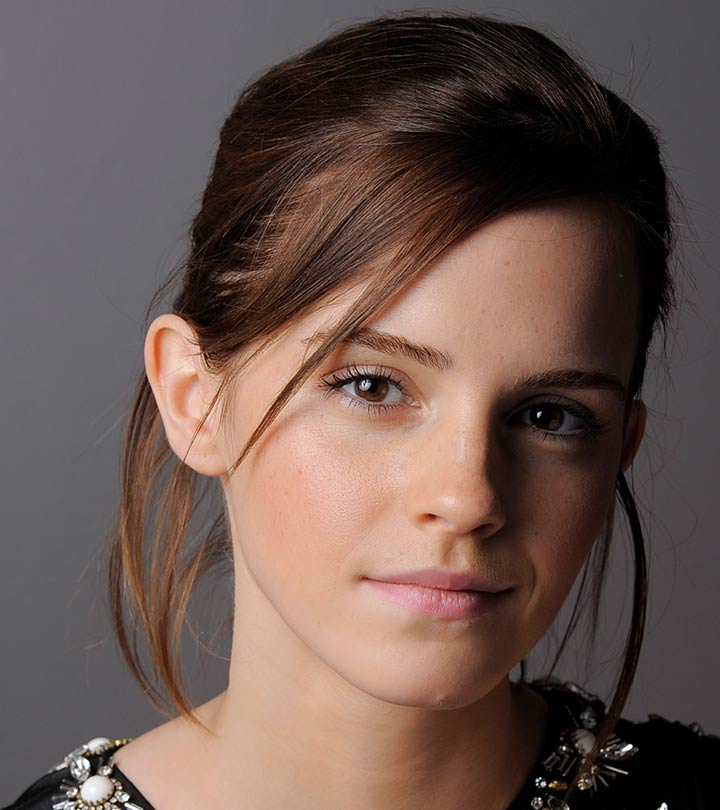
#> input picture emma.jpg, 720 x 810 px
$ jupyter execute question12.ipynb
#> lines starting #> are read from the running program, lines starting #| are printed output that depends on the picture
[cell 1]
import cv2
import numpy as np
import matplotlib.pyplot as plt

# -------- Load Image --------
img = cv2.imread('emma.jpg', cv2.IMREAD_GRAYSCALE)
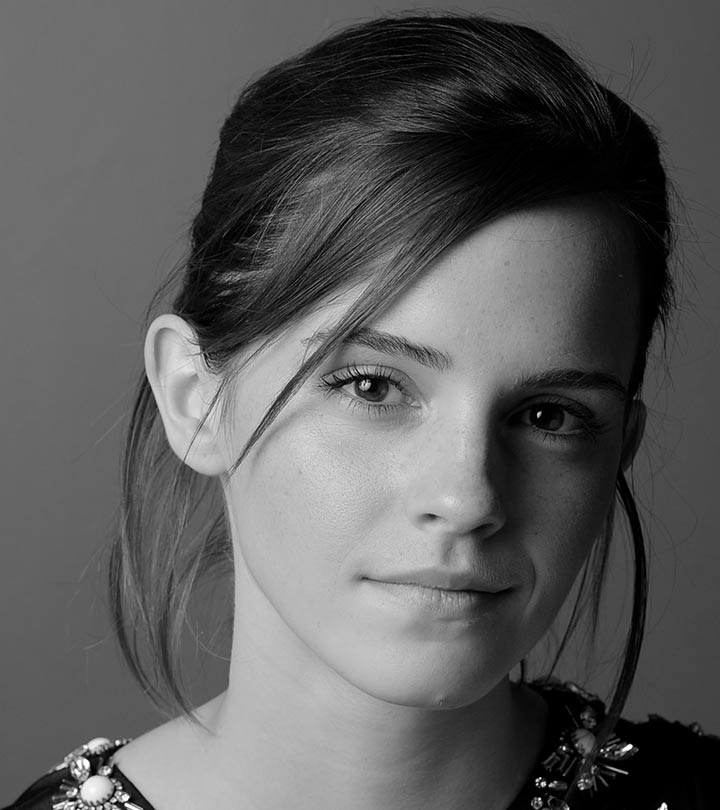
#> img: shape (810, 720); min 0, max 255, mean 92.3

# Convert to float (avoid log(0))
img = img.astype(np.float32) + 1

# -------- Step 1: Log Transform --------
log_img = np.log(img)
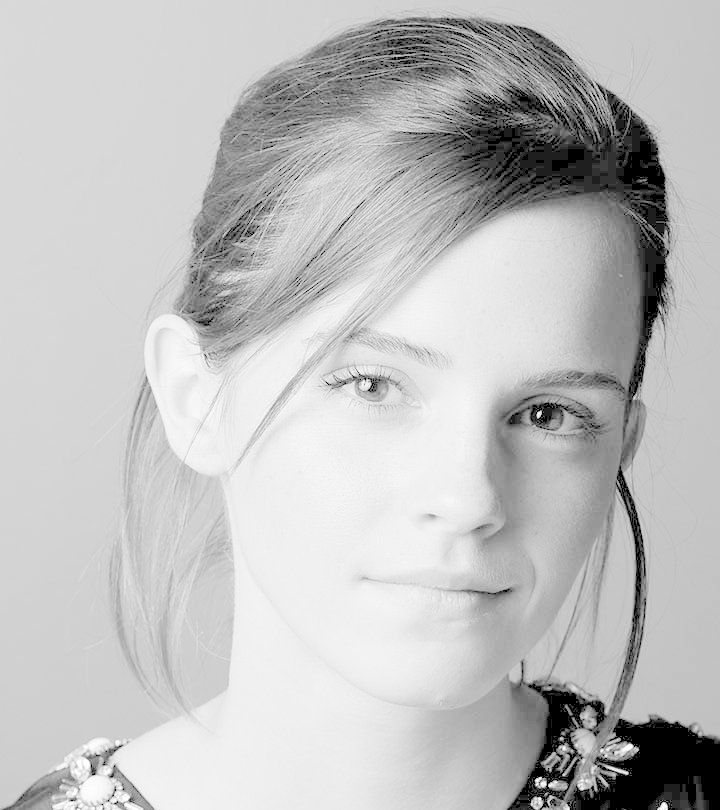
#> log_img: shape (810, 720) float32; min 0, max 5.55, mean 4.17; drawn with min black and max white

# -------- Step 2: Fourier Transform --------
dft = np.fft.fft2(log_img)
dft_shift = np.fft.fftshift(dft)

# -------- Step 3: Create High-Pass Filter (FIXED) --------
rows, cols = img.shape
#> rows = 810; cols = 720
crow, ccol = rows // 2, cols // 2
#> crow = 405; ccol = 360

sigma = 30

# Correct meshgrid (IMPORTANT FIX)
x = np.arange(cols)
#> x = 720 values from 0 to 719
y = np.arange(rows)
#> y = 810 values from 0 to 809
X, Y = np.meshgrid(x, y)

# Distance from center
D2 = (X - ccol)**2 + (Y - crow)**2

# Gaussian High-pass filter
H = 1 - np.exp(-D2 / (2 * sigma**2))

# -------- Step 4: Apply Filter --------
filtered = dft_shift * H

# -------- Step 5: Inverse Fourier --------
inv_shift = np.fft.ifftshift(filtered)
inv_img = np.fft.ifft2(inv_shift)
inv_img = np.real(inv_img)
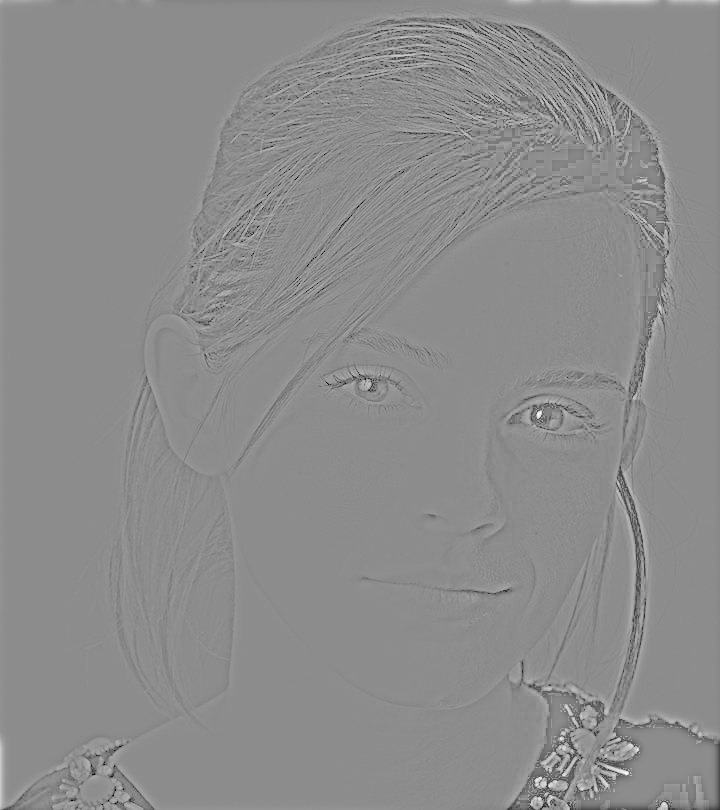
#> inv_img: shape (810, 720) float64; min -4.68, max 3.81, mean -3.9e-19; drawn with min black and max white

# -------- Step 6: Exponential --------
exp_img = np.exp(inv_img)
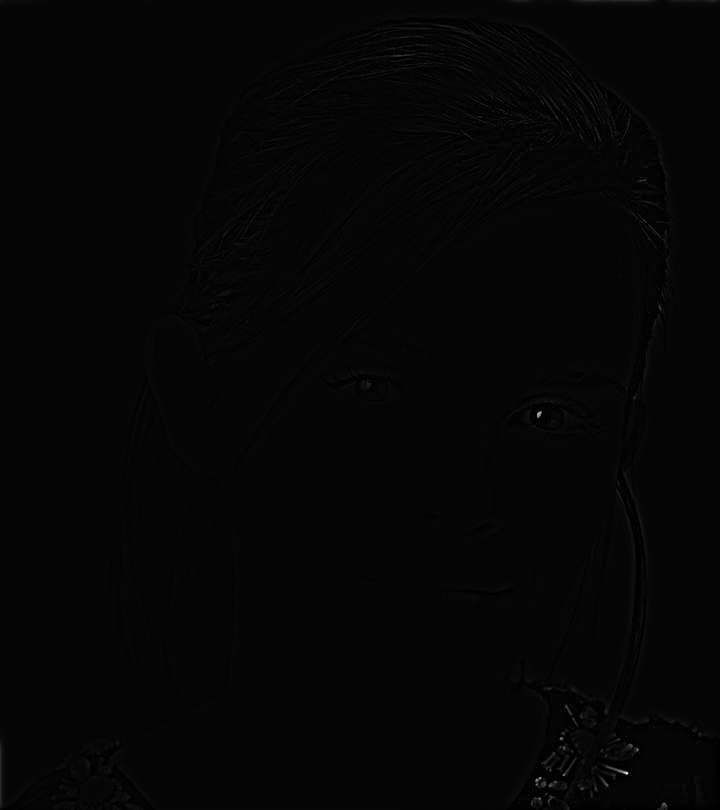
#> exp_img: shape (810, 720) float64; min 0.00929, max 45.2, mean 1.1; drawn with min black and max white

# -------- Step 7: Normalize --------
result = cv2.normalize(exp_img, None, 0, 255, cv2.NORM_MINMAX)
result = result.astype(np.uint8)

# -------- Display --------
plt.figure(figsize=(10,4))

plt.subplot(1,2,1)
plt.imshow(img, cmap='gray')
plt.title("Original")
plt.axis('off')

plt.subplot(1,2,2)
plt.imshow(result, cmap='gray')
plt.title("Homomorphic Filtered")
plt.axis('off')

plt.show()

$ run again, with highlights_and_shadows.jpg copied over emma.jpg
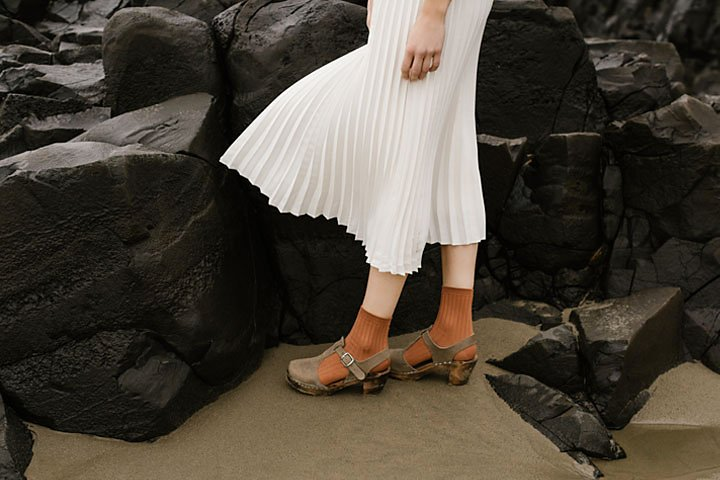
#> input picture highlights_and_shadows.jpg, 720 x 480 px
#> `inv_img = np.real(inv_img)`:
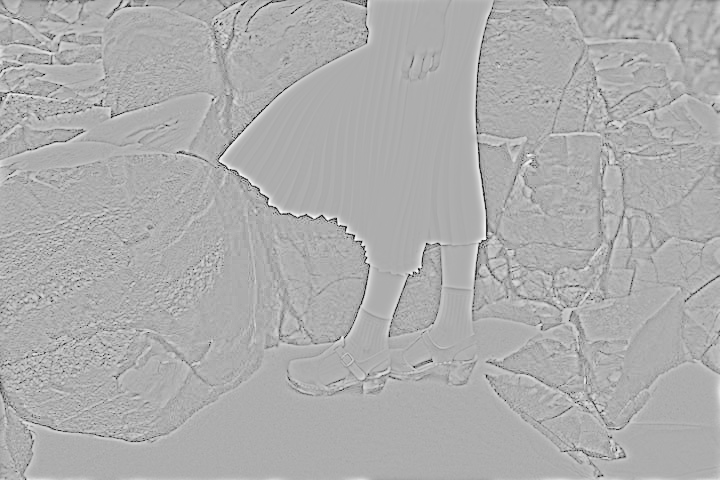
#> inv_img: shape (480, 720) float64; min -4.35, max 2.05, mean 0; drawn with min black and max white
#> `exp_img = np.exp(inv_img)`:
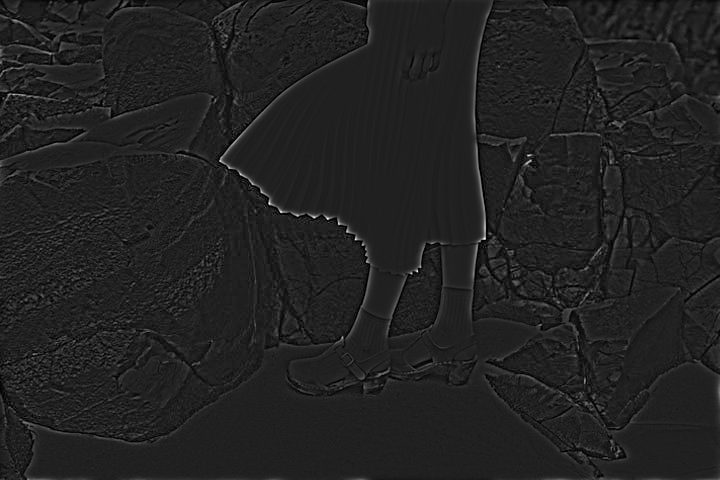
#> exp_img: shape (480, 720) float64; min 0.0129, max 7.75, mean 1.05; drawn with min black and max white
